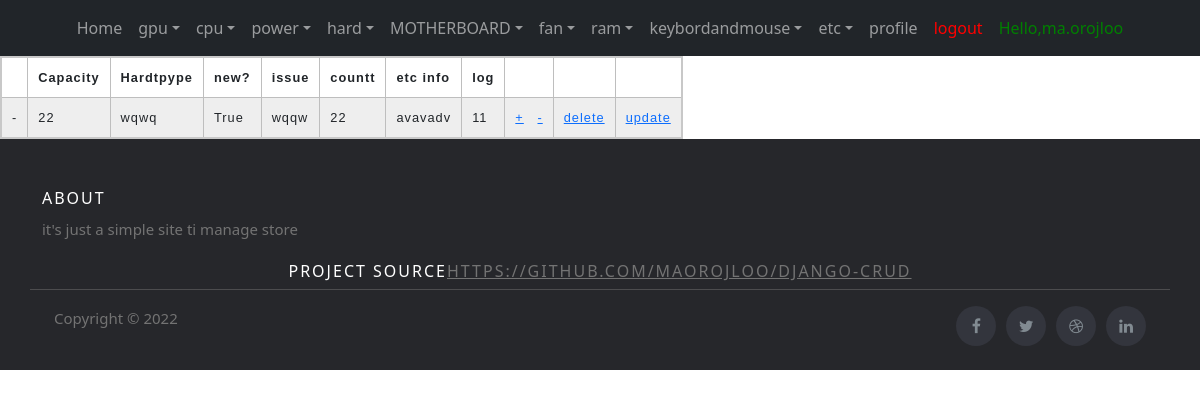
Screenshot of /hard/ (signed in) with the database file from the repository.
### stuffs/models.py (models this page shows, shortened)
class hard(models.Model):
    capacity = models.SmallIntegerField()
    hardtpype = models.CharField(max_length=100,blank=True)
    new = models.BooleanField(null=True, blank=True)#*
    issue = models.CharField(max_length=100, blank=True)#*
    countt=models.SmallIntegerField()#*
    etc = models.CharField(max_length=100,blank=True)#*
    log=models.CharField(max_length=300)

### stuffs/views.py (the view)
# urls.py: path('hard/',hard_list,name='hard_list'),
@login_required(login_url='/login/') #redirect when user is not logged in
def hard_list(request):
    cpus = hard.objects.all()
    return render(request,'hard.html',{'cpus':cpus})

### stuffs/templates/hard.html (shortened to what this page needs)
{% extends 'base.html' %}
{%  load static %}
    {% block content %}
    <link rel="stylesheet"  href="{%  static  'stuffs/css/zebrastrepedtable.css'  %}">
        <table>
            <tr>
                <th></th>
                <th>Capacity</th>
                <th>Hardtpype</th>
                <th>new?</th>
                <th>issue</th>
                <th>countt</th>
                <th>etc info</th>
                <th>log</th>
                <th>  </th>
                <th>  </th>
                <th>  </th>
                </tr>
        {% for cpu in cpus  %}
        {% with table='hard' %}
            <tr>
            <td>-</td>
            <td>{{cpu.capacity}}</td>
            <td>{{cpu.hardtpype}}</td>
            <td>{{cpu.new}}</td>
            <td>{{cpu.issue}}</td>
            <td>{{cpu.countt}}</td>
            <td>{{cpu.etc}}</td>
            <td>{{cpu.log}}</td>
            <td><a href="{% url 'gpu_plusone' table cpu.id %}" >+</a>&nbsp;&nbsp;&nbsp;<a href="{% url 'gpu_minusone' table cpu.id %}" >-</a></td>
            <td><a href="{% url 'delete_gpu' table cpu.id %}">delete</a></td>
            <td><a href="{% url 'update_gpu' table cpu.id  %}">update</a></td>
            </tr>
        {% endwith %}
        {% endfor %}
        </table>
    {% endblock content %}

### stuffs/templates/base.html (shortened to what this page needs)
{% load static %}
<!DOCTYPE html>
<html>
    <link href="https://cdn.jsdelivr.net/npm/bootstrap@5.1.3/dist/css/bootstrap.min.css" rel="stylesheet">
    <link rel="stylesheet"  href="{%  static  'stuffs/css/headerandfooter.css'  %}">
<head>
</head>
<body>
	<link rel="stylesheet" href="https://stackpath.bootstrapcdn.com/font-awesome/4.7.0/css/font-awesome.min.css">
		<nav class="navbar navbar-expand-lg navbar-dark ftco_navbar bg-dark ftco-navbar-light" id="ftco-navbar">
	    <div class="container-fluid">
	      <div class="collapse navbar-collapse" id="ftco-nav">
	        <ul class="navbar-nav m-auto">
	        	<li class="nav-item active"><a href="#" class="nav-link">Home</a></li>
            <li class="nav-item dropdown">
              <a class="nav-link dropdown-toggle" href="{% url  'list_stuffs' %}" id="dropdown04" data-toggle="dropdown" aria-haspopup="true" aria-expanded="false">gpu</a>
            </li>
<li class="nav-item dropdown">
              <a class="nav-link dropdown-toggle" href="{% url  'cpu_list' %}" id="dropdown04" data-toggle="dropdown" aria-haspopup="true" aria-expanded="false">cpu</a>
            </li>
<li class="nav-item dropdown">
              <a class="nav-link dropdown-toggle" href="{% url  'power_list' %}" id="dropdown04" data-toggle="dropdown" aria-haspopup="true" aria-expanded="false">power</a>
            </li>
<li class="nav-item dropdown">
              <a class="nav-link dropdown-toggle" href="{% url  'hard_list' %}" id="dropdown04" data-toggle="dropdown" aria-haspopup="true" aria-expanded="false">hard</a>
            </li>
<li class="nav-item dropdown">
              <a class="nav-link dropdown-toggle" href="{% url  'MOTHERBOARD_list' %}" id="dropdown04" data-toggle="dropdown" aria-haspopup="true" aria-expanded="false">MOTHERBOARD</a>
            </li>
<li class="nav-item dropdown">
              <a class="nav-link dropdown-toggle" href="{% url  'fan_list' %}" id="dropdown04" data-toggle="dropdown" aria-haspopup="true" aria-expanded="false">fan</a>
            </li>
<li class="nav-item dropdown">
              <a class="nav-link dropdown-toggle" href="{% url  'ram_list' %}" id="dropdown04" data-toggle="dropdown" aria-haspopup="true" aria-expanded="false">ram</a>
            </li>
<li class="nav-item dropdown">
              <a class="nav-link dropdown-toggle" href="{% url  'keybordandmouse_list' %}" id="dropdown04" data-toggle="dropdown" aria-haspopup="true" aria-expanded="false">keybordandmouse</a>
            </li>
<li class="nav-item dropdown">
              <a class="nav-link dropdown-toggle" href="{% url  'etc_list' %}" id="dropdown04" data-toggle="dropdown" aria-haspopup="true" aria-expanded="false">etc</a>
            </li>
              {% if user.is_authenticated%}
              <li class="nav-item"><a href="/profile" class="nav-link">profile</a></li>
              <li class="nav-item"><a href="/logout" style="color: red;" class="nav-link">logout</a></li>
                {% else %}
                <li class="nav-item"><a href="/login" style="color: red;" class="nav-link">login</a></li>
                {% endif %}
            {% if user.is_authenticated%}
	          <li class="nav-item"><a href="" style="color: green;" class="nav-link">Hello,{{ user.username }}</a></li>
            {% endif %}
	        </ul>
	      </div>
	    </div>
	  </nav>
<div >
    <dev calss='container-s'>
    {% block content%}{%endblock%}
    </dev>
  </div>
<div  >
<footer class="site-footer">
    <div class="container">
      <div class="row">
        <div class="col-sm-12 col-md-6">
          <h6>About</h6>
          <p class="text-justify">it's just a simple site ti manage store</p>
        </div>
        <h6 align="center" >project source<a href="https://github.com/maorojloo/Django-CRUD" target="blank">https://github.com/maorojloo/Django-CRUD</a></h6><br/>
      <hr>
    </div>
    <div class="container">
      <div class="row">
        <div class="col-md-8 col-sm-6 col-xs-12">
          <p class="copyright-text">Copyright &copy; 2022
          </p>
        </div>
        <div class="col-md-4 col-sm-6 col-xs-12">
          <ul class="social-icons">
            <li><a class="facebook" href="#"><i class="fa fa-facebook"></i></a></li>
            <li><a class="twitter" href="#"><i class="fa fa-twitter"></i></a></li>
            <li><a class="dribbble" href="#"><i class="fa fa-dribbble"></i></a></li>
            <li><a class="linkedin" href="#"><i class="fa fa-linkedin"></i></a></li>
          </ul>
        </div>
      </div>
    </div>
  </div>
</footer>
</body>
</html>

### stuffs/static/stuffs/css/headerandfooter.css (style rules this page uses)
.site-footer { background-color:#26272b; padding:45px 0 20px; font-size:15px; line-height:24px; color:#737373; }
.site-footer hr { border-top-color:#bbb; opacity:0.5 }
.site-footer h6 { color:#fff; font-size:16px; text-transform:uppercase; margin-top:5px; letter-spacing:2px }
.site-footer a { color:#737373; }
.site-footer .social-icons { text-align:right }
.site-footer .social-icons a { width:40px; height:40px; line-height:40px; margin-left:6px; margin-right:0; border-radius:100%; background-color:#33353d }
.copyright-text { margin:0 }
.social-icons { padding-left:0; margin-bottom:0; list-style:none }
.social-icons li { display:inline-block; margin-bottom:4px }
.social-icons a { background-color:#eceeef; color:#818a91; font-size:16px; display:inline-block; line-height:44px; width:44px; height:44px; text-align:center; margin-right:8px; border-radius:100%; -webkit-transition:all .2s linear; -o-transition:all .2s linear; transition:all .2s linear }

### stuffs/static/stuffs/css/zebrastrepedtable.css (style rules this page uses)
td, th { border: 1px solid rgb(190, 190, 190); padding: 10px; }
tr:nth-child(even) { background-color: #eee; }
table { border-collapse: collapse; border: 2px solid rgb(200, 200, 200); letter-spacing: 1px; font-family: sans-serif; font-size: .8rem; }

### rows the page displays
hard: capacity "22", hardtpype "wqwq", new "True", issue "wqqw", countt "22", etc "avavadv", log "11"

### other values shown
{{ user.username }} "ma.orojloo"
